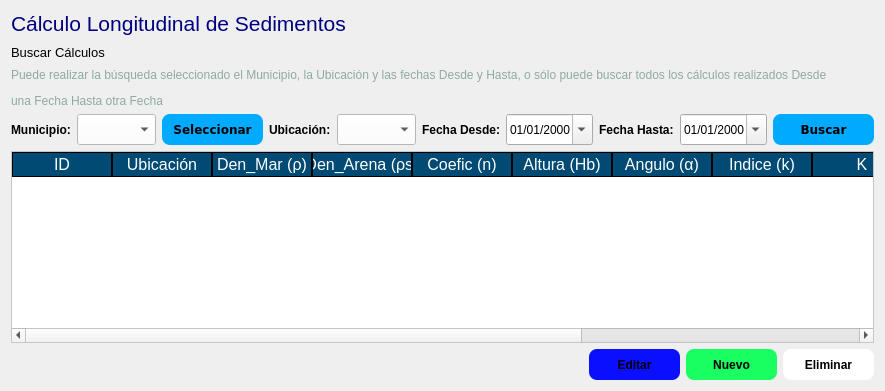
         <widget class="QWidget" name="pageCalculo">
          <layout class="QVBoxLayout" name="verticalLayout_2">
           <item>
            <layout class="QHBoxLayout" name="horizontalLayout_10">
             <item>
              <widget class="QLabel" name="label">
               <property name="styleSheet">
                <string notr="true">background-color: #000000ff;
color: rgb(0, 0, 127);</string>
               </property>
               <property name="text">
                <string>&lt;html&gt;&lt;head/&gt;&lt;body&gt;&lt;p&gt;&lt;span style=&quot; font-size:16pt;&quot;&gt;Cálculo Longitudinal de Sedimentos&lt;/span&gt;&lt;/p&gt;&lt;/body&gt;&lt;/html&gt;</string>
               </property>
              </widget>
             </item>
             <item>
              <spacer name="horizontalSpacer_21">
               <property name="orientation">
                <enum>Qt::Horizontal</enum>
               </property>
               <property name="sizeHint" stdset="0">
                <size>
                 <width>40</width>
                 <height>20</height>
                </size>
               </property>
              </spacer>
             </item>
            </layout>
           </item>
           <item>
            <layout class="QHBoxLayout" name="horizontalLayout_11">
             <item>
              <widget class="QLabel" name="label_2">
               <property name="font">
                <font>
                 <family>Arial</family>
                 <pointsize>10</pointsize>
                 <weight>50</weight>
                 <bold>false</bold>
                </font>
               </property>
               <property name="styleSheet">
                <string notr="true">color: rgb(0, 0, 0);</string>
               </property>
               <property name="text">
                <string>Buscar Cálculos</string>
               </property>
              </widget>
             </item>
             <item>
              <spacer name="horizontalSpacer_22">
               <property name="orientation">
                <enum>Qt::Horizontal</enum>
               </property>
               <property name="sizeHint" stdset="0">
                <size>
                 <width>68</width>
                 <height>20</height>
                </size>
               </property>
              </spacer>
             </item>
            </layout>
           </item>
           <item>
            <widget class="QLabel" name="label_10">
             <property name="font">
              <font>
               <family>Arial</family>
               <pointsize>9</pointsize>
               <weight>50</weight>
               <bold>false</bold>
              </font>
             </property>
             <property name="styleSheet">
              <string notr="true">color: rgb(143, 170, 163);
background-color: #000000ff;</string>
             </property>
             <property name="text">
              <string>&lt;html&gt;&lt;head/&gt;&lt;body&gt;&lt;p&gt;Puede realizar la búsqueda seleccionado el Municipio, la Ubicación y las fechas Desde y Hasta, o sólo puede buscar todos los cálculos realizados Desde &lt;/p&gt;&lt;p&gt;una Fecha Hasta otra Fecha&lt;/p&gt;&lt;/body&gt;&lt;/html&gt;</string>
             </property>
            </widget>
           </item>
           <item>
            <layout class="QHBoxLayout" name="horizontalLayout_12">
             <item>
              <widget class="QLabel" name="label_3">
               <property name="font">
                <font>
                 <family>Arial</family>
                 <pointsize>9</pointsize>
                 <weight>75</weight>
                 <bold>true</bold>
                </font>
               </property>
               <property name="styleSheet">
                <string notr="true">color: rgb(0, 0, 0);</string>
               </property>
               <property name="text">
                <string>Municipio:</string>
               </property>
              </widget>
             </item>
             <item>
              <widget class="QComboBox" name="comboBox">
               <property name="minimumSize">
                <size>
                 <width>79</width>
                 <height>31</height>
                </size>
               </property>
               <property name="maximumSize">
                <size>
                 <width>16777215</width>
                 <height>31</height>
                </size>
               </property>
               <property name="styleSheet">
                <string notr="true">background-color: rgb(255, 255, 255);
color: rgb(0, 0, 0);</string>
               </property>
              </widget>
             </item>
             <item>
              <widget class="QPushButton" name="Button_SeleccionarMun">
               <property name="minimumSize">
                <size>
                 <width>101</width>
                 <height>31</height>
                </size>
               </property>
               <property name="maximumSize">
                <size>
                 <width>101</width>
                 <height>31</height>
                </size>
               </property>
               <property name="font">
                <font>
                 <family>Verdana</family>
                 <pointsize>9</pointsize>
                 <weight>75</weight>
                 <bold>true</bold>
                </font>
               </property>
               <property name="styleSheet">
                <string notr="true">QPushButton{
background-color: rgb(0, 170, 255);
border-radius:8px;
	color: rgb(0, 0, 0);
}

QPushButton:hover{
background-color: rgb(0, 196, 255);
border-top-left-radius:12px;
border-bottom-left-radius:12px;

}</string>
               </property>
               <property name="text">
                <string>Seleccionar</string>
               </property>
              </widget>
             </item>
             <item>
              <widget class="QLabel" name="label_9">
               <property name="font">
                <font>
                 <family>Arial</family>
                 <pointsize>9</pointsize>
                 <weight>75</weight>
                 <bold>true</bold>
                </font>
               </property>
               <property name="styleSheet">
                <string notr="true">color: rgb(0, 0, 0);</string>
               </property>
               <property name="text">
                <string>Ubicación:</string>
               </property>
              </widget>
             </item>
             <item>
              <widget class="QComboBox" name="comboBox_2">
               <property name="minimumSize">
                <size>
                 <width>79</width>
                 <height>31</height>
                </size>
               </property>
               <property name="maximumSize">
                <size>
                 <width>16777215</width>
                 <height>31</height>
                </size>
               </property>
               <property name="styleSheet">
                <string notr="true">background-color: rgb(255, 255, 255);
color: rgb(0, 0, 0);</string>
               </property>
              </widget>
             </item>
             <item>
              <widget class="QLabel" name="label_4">
               <property name="font">
                <font>
                 <family>Arial</family>
                 <pointsize>9</pointsize>
                 <weight>75</weight>
                 <bold>true</bold>
                </font>
               </property>
               <property name="styleSheet">
                <string notr="true">color: rgb(0, 0, 0);</string>
               </property>
               <property name="text">
                <string>Fecha Desde:</string>
               </property>
              </widget>
             </item>
             <item>
              <widget class="QDateEdit" name="dateEdit">
               <property name="minimumSize">
                <size>
                 <width>79</width>
                 <height>31</height>
                </size>
               </property>
               <property name="maximumSize">
                <size>
                 <width>16777215</width>
                 <height>31</height>
                </size>
               </property>
               <property name="styleSheet">
                <string notr="true">
color: rgb(0, 0, 0);</string>
               </property>
               <property name="displayFormat">
                <string>dd/MM/yyyy</string>
               </property>
               <property name="calendarPopup">
                <bool>true</bool>
               </property>
              </widget>
             </item>
             <item>
              <widget class="QLabel" name="label_7">
               <property name="font">
                <font>
                 <family>Arial</family>
                 <pointsize>9</pointsize>
                 <weight>75</weight>
                 <bold>true</bold>
                </font>
               </property>
               <property name="styleSheet">
                <string notr="true">color: rgb(0, 0, 0);</string>
               </property>
               <property name="text">
                <string>Fecha Hasta:</string>
               </property>
              </widget>
             </item>
             <item>
              <widget class="QDateEdit" name="dateEditHasta">
               <property name="minimumSize">
                <size>
                 <width>79</width>
                 <height>31</height>
                </size>
               </property>
               <property name="maximumSize">
                <size>
                 <width>16777215</width>
                 <height>31</height>
                </size>
               </property>
               <property name="styleSheet">
                <string notr="true">
color: rgb(0, 0, 0);</string>
               </property>
               <property name="displayFormat">
                <string>dd/MM/yyyy</string>
               </property>
               <property name="calendarPopup">
                <bool>true</bool>
               </property>
              </widget>
             </item>
             <item>
              <widget class="QPushButton" name="Button_Buscar">
               <property name="minimumSize">
                <size>
                 <width>101</width>
                 <height>31</height>
                </size>
               </property>
               <property name="maximumSize">
                <size>
                 <width>101</width>
                 <height>31</height>
                </size>
               </property>
               <property name="font">
                <font>
                 <family>Verdana</family>
                 <pointsize>9</pointsize>
                 <weight>75</weight>
                 <bold>true</bold>
                </font>
               </property>
               <property name="styleSheet">
                <string notr="true">QPushButton{
background-color: rgb(0, 170, 255);
border-radius:8px;
	color: rgb(0, 0, 0);
}

QPushButton:hover{
background-color: rgb(0, 196, 255);
border-top-left-radius:12px;
border-bottom-left-radius:12px;

}</string>
               </property>
               <property name="text">
                <string>Buscar</string>
               </property>
               <property name="icon">
                <iconset>
                 <normaloff>pngwing.com.png</normaloff>pngwing.com.png</iconset>
               </property>
               <property name="iconSize">
                <size>
                 <width>30</width>
                 <height>30</height>
                </size>
               </property>
              </widget>
             </item>
            </layout>
           </item>
           <item>
            <widget class="QTableWidget" name="table_Calculos">
             <property name="styleSheet">
              <string notr="true">QTableWidget{
background-color: rgb(255, 255, 255);
color: rgb(0, 0, 0);
gridline-color: rgb(0,74,116);
font-size:12pt;
color: rgb(0, 0, 0);
}
QHeaderView::section{
background-color: rgb(0,74,116);
color: rgb(255, 255, 255);
border:1px solid rgb(0,0,0);
font-size:12pt;

}
QTableWidgetQTableCornerButton::section{
background-color: rgb(255, 255, 255);
border:1px solid rgb(255,255,255);
}
</string>
             </property>
             <column>
              <property name="text">
               <string>ID</string>
              </property>
             </column>
             <column>
              <property name="text">
               <string>Ubicación</string>
              </property>
             </column>
             <column>
              <property name="text">
               <string>Den_Mar (ρ)</string>
              </property>
             </column>
             <column>
              <property name="text">
               <string>Den_Arena (ρs)</string>
              </property>
             </column>
             <column>
              <property name="text">
               <string>Coefic (n)</string>
              </property>
             </column>
             <column>
              <property name="text">
               <string>Altura (Hb)</string>
              </property>
             </column>
             <column>
              <property name="text">
               <string>Angulo (α)</string>
              </property>
             </column>
             <column>
              <property name="text">
               <string>Indice (k)</string>
              </property>
             </column>
             <column>
              <property name="text">
               <string>K</string>
              </property>
             </column>
             <column>
              <property name="text">
               <string>g</string>
              </property>
             </column>
             <column>
              <property name="text">
               <string>Resultado</string>
              </property>
             </column>
             <column>
              <property name="text">
               <string>Fecha</string>
              </property>
             </column>
            </widget>
           </item>
           <item>
            <layout class="QHBoxLayout" name="horizontalLayout_13">
             <item>
              <spacer name="horizontalSpacer_23">
               <property name="orientation">
                <enum>Qt::Horizontal</enum>
               </property>
               <property name="sizeHint" stdset="0">
                <size>
                 <width>40</width>
                 <height>20</height>
                </size>
               </property>
              </spacer>
             </item>
             <item>
              <widget class="QPushButton" name="button_EditarCalculo">
               <property name="minimumSize">
                <size>
                 <width>91</width>
                 <height>31</height>
                </size>
               </property>
               <property name="maximumSize">
                <size>
                 <width>91</width>
                 <height>31</height>
                </size>
               </property>
               <property name="font">
                <font>
                 <family>Arial</family>
                 <pointsize>9</pointsize>
                 <weight>75</weight>
                 <bold>true</bold>
                </font>
               </property>
               <property name="styleSheet">
                <string notr="true">QPushButton{
background-color: rgb(11, 15, 255);
color: rgb(0, 0, 0);
border-radius:8px;
}

QPushButton:hover{
background-color: rgb(16, 132, 255);
border-top-left-radius:12px;
border-bottom-left-radius:12px;

}</string>
               </property>
               <property name="text">
                <string>Editar</string>
               </property>
               <property name="icon">
                <iconset>
                 <normaloff>compose_edit_modify_icon_177770.png</normaloff>compose_edit_modify_icon_177770.png</iconset>
               </property>
               <property name="iconSize">
                <size>
                 <width>30</width>
                 <height>30</height>
                </size>
               </property>
              </widget>
             </item>
             <item>
              <widget class="QPushButton" name="button_NuevoCalculo">
               <property name="minimumSize">
                <size>
                 <width>91</width>
                 <height>31</height>
                </size>
               </property>
               <property name="maximumSize">
                <size>
                 <width>91</width>
                 <height>31</height>
                </size>
               </property>
               <property name="font">
                <font>
                 <family>Arial</family>
                 <pointsize>9</pointsize>
                 <weight>75</weight>
                 <bold>true</bold>
                </font>
               </property>
               <property name="styleSheet">
                <string notr="true">

QPushButton{
color: rgb(0, 0, 0);
	background-color: rgb(25, 255, 98);
border-radius:8px;
}

QPushButton:hover{
background-color: rgb(47, 255, 158);
border-top-left-radius:12px;
border-bottom-left-radius:12px;

}</string>
               </property>
               <property name="text">
                <string>Nuevo</string>
               </property>
               <property name="icon">
                <iconset>
                 <normaloff>new-document-icon-16.png</normaloff>new-document-icon-16.png</iconset>
               </property>
               <property name="iconSize">
                <size>
                 <width>30</width>
                 <height>30</height>
                </size>
               </property>
              </widget>
             </item>
             <item>
              <widget class="QPushButton" name="button_EliminarCalculo">
               <property name="minimumSize">
                <size>
                 <width>91</width>
                 <height>31</height>
                </size>
               </property>
               <property name="maximumSize">
                <size>
                 <width>91</width>
                 <height>31</height>
                </size>
               </property>
               <property name="font">
                <font>
                 <family>Arial</family>
                 <pointsize>9</pointsize>
                 <weight>75</weight>
                 <bold>true</bold>
                </font>
               </property>
               <property name="styleSheet">
                <string notr="true">

QPushButton{
color: rgb(0, 0, 0);
	
background-color: rgb(255, 255, 255);
border-radius:8px;
}

QPushButton:hover{
background-color: rgb(255, 120, 129);
border-top-left-radius:12px;
border-bottom-left-radius:12px;

}</string>
               </property>
               <property name="text">
                <string>Eliminar</string>
               </property>
               <property name="icon">
                <iconset>
                 <normaloff>trash-icon-free-12.png</normaloff>trash-icon-free-12.png</iconset>
               </property>
               <property name="iconSize">
                <size>
                 <width>30</width>
                 <height>30</height>
                </size>
               </property>
              </widget>
             </item>
            </layout>
           </item>
          </layout>
         </widget>
